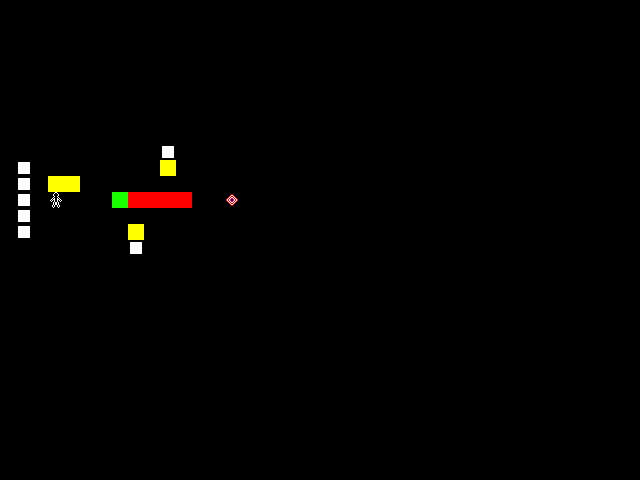

This game map was drawn from its Tiled (.tmx) file and the tilesets committed beside it. A one-line description and the trimmed map source follow:
An orthogonal 40x30 tile map with 16x16 px tiles, 3 tile layers (tiles, pieces, actors) and 8 objects (010, 009, 008, 007, 006, ...).

<map version="1.10" tiledversion="1.11.0" orientation="orthogonal" renderorder="right-down" width="40" height="30" tilewidth="16" tileheight="16" infinite="0" nextlayerid="6" nextobjectid="19">
 <tileset firstgid="1" name="tiles" tilewidth="16" tileheight="16" tilecount="81" columns="9">
  <image source="tiles.png" width="144" height="144" />
 </tileset>
 <layer id="1" name="tiles" width="40" height="30">
  <data>[1200 cells, 61 non-empty, 3 distinct tile ids]</data>
 </layer>
 <layer id="2" name="pieces" width="40" height="30">
  <data>[1200 cells, 9 non-empty, 3 distinct tile ids]</data>
 </layer>
 <layer id="3" name="actors" width="40" height="30">
  <data>[1200 cells, 1 non-empty, 1 distinct tile ids]</data>
 </layer>
 <objectgroup id="5" name="connectors">
  <object id="9" name="010" x="167.5" y="168">
   <polyline points="0,0 1,33.5" />
  </object>
  <object id="10" name="009" x="172.5" y="165.5">
   <polyline points="0,0 11.5,34" />
  </object>
  <object id="11" name="008" x="136" y="232">
   <polyline points="0,0 -0.875,-33.875" />
  </object>
  <object id="12" name="007" x="139.5" y="236">
   <polyline points="0,0 31.5,-32.5" />
  </object>
  <object id="13" name="006" x="56" y="183.5">
   <polyline points="0,0 60,19.5" />
  </object>
  <object id="14" name="005" x="60" y="179.5">
   <polyline points="0,0 94,21" />
  </object>
  <object id="15" name="004" x="72" y="185">
   <polyline points="0,0 66,20" />
  </object>
  <object id="16" name="003" x="75.5" y="180">
   <polyline points="0,0 47.5,18" />
  </object>
 </objectgroup>
</map>
